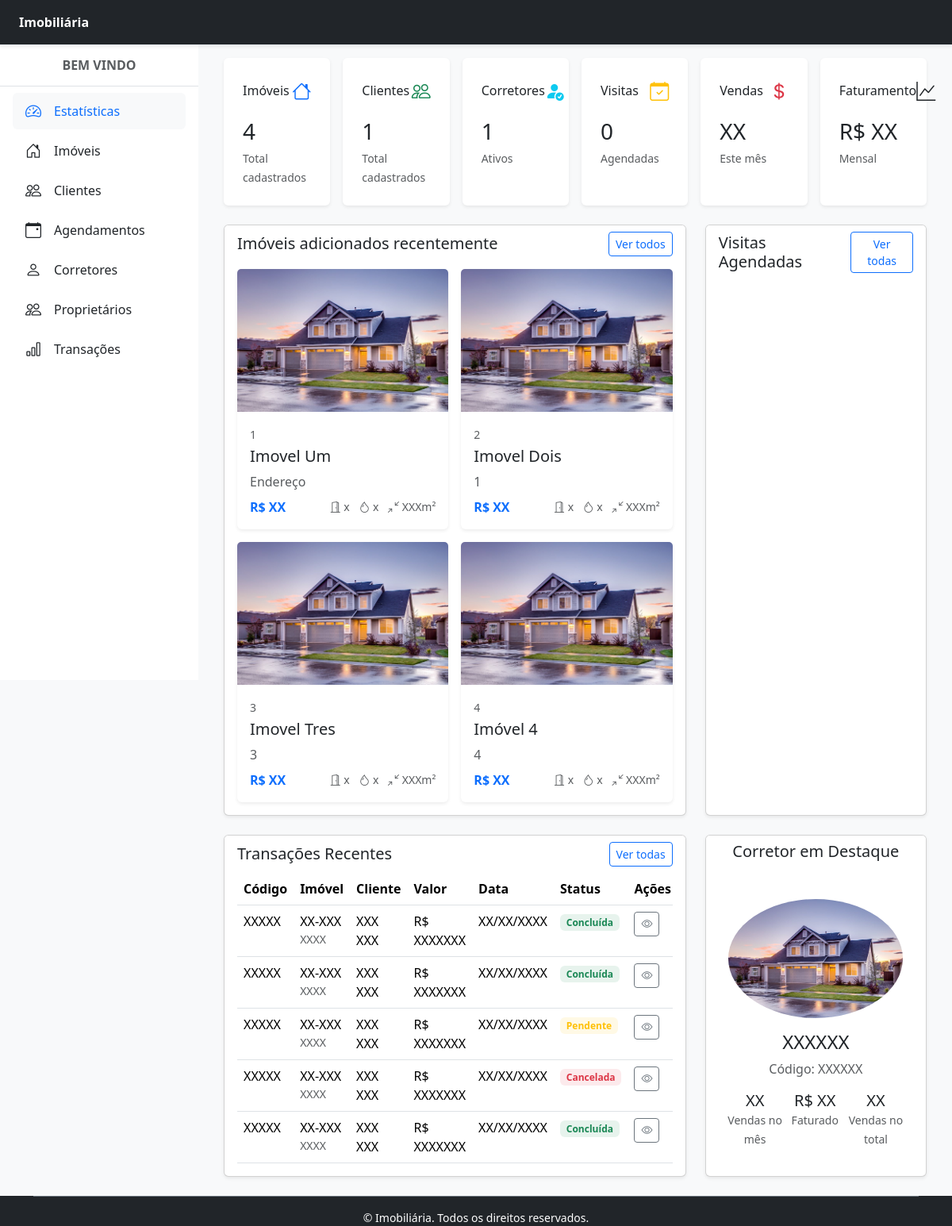
The app's page /, older data.
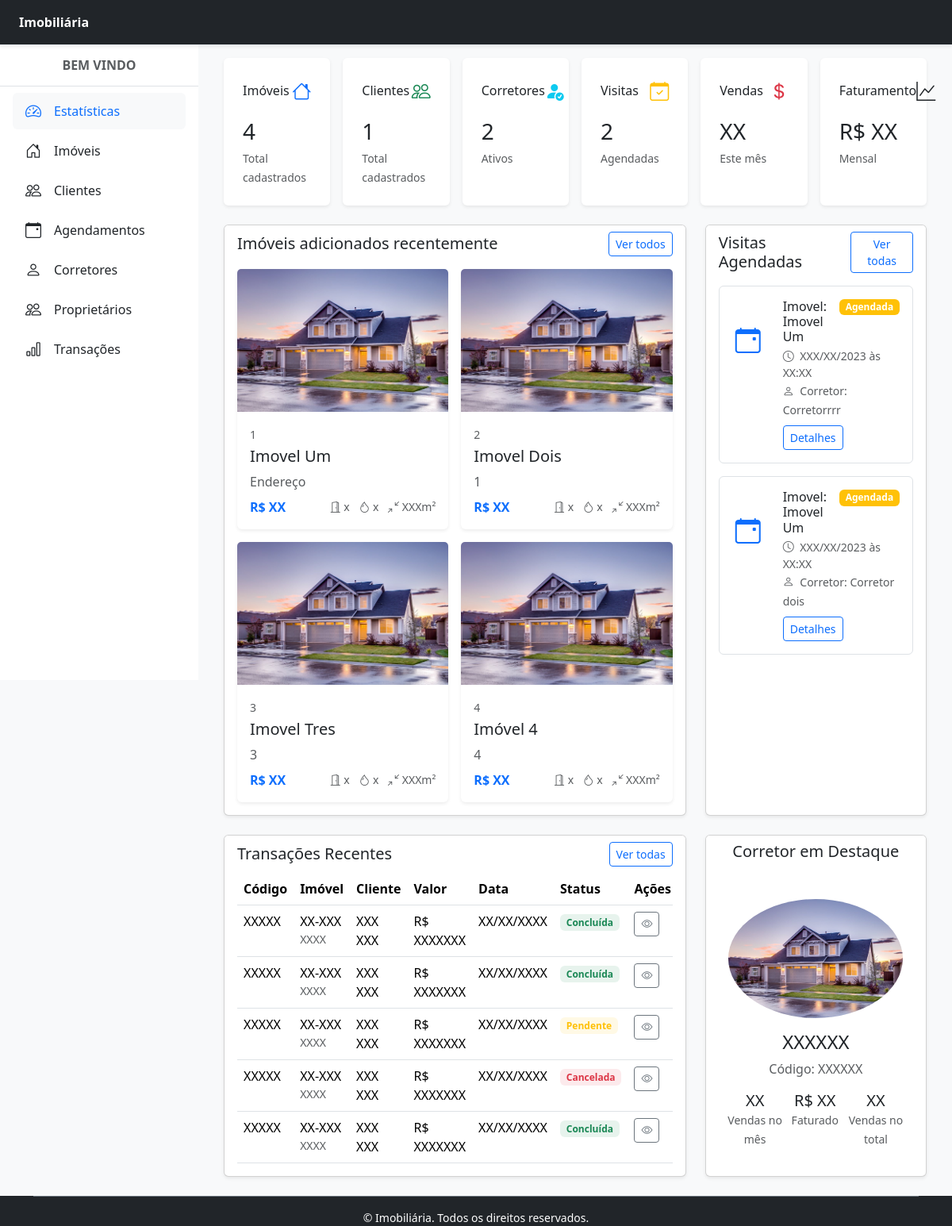
The same page, newer data.
### imovel/models.py (models this page shows, shortened)
class Imovel(models.Model):
    nome = models.CharField(max_length=100)
    codigoImovel = models.CharField('Código do Imóvel', max_length=10, unique=True, help_text='Código único do imóvel', default='Imovel')
    foto = StdImageField('Foto', upload_to='pessoas', delete_orphans=True, null=True, blank=True)
    endereco = models.CharField('Endereço', max_length=100, help_text='Endereço completo')
    proprietario = models.ManyToManyField(Proprietario, verbose_name='Proprietário', help_text='Selecione o proprietário do imóvel')
    disponivel_locacao = models.BooleanField('Disponível para Locação', default=True, help_text='Indica se o imóvel está disponível para locação')
    valorVenda = models.DecimalField('Valor de Venda', max_digits=10, decimal_places=2, null=True, blank=True, help_text='Valor do imóvel para venda')
    valorIPTU = models.DecimalField('Valor IPTU', max_digits=10, decimal_places=2, null=True, blank=True, help_text='Valor anual do IPTU')
    valorCondominio = models.DecimalField('Valor do Condomínio', max_digits=10, decimal_places=2, null=True, blank=True, help_text='Valor mensal do condomínio')
    areaTotal = models.DecimalField('Área Total (m²)', max_digits=10, decimal_places=2, null=True, blank=True, help_text='Área total do imóvel em metros quadrados')
    areaPrivativa = models.DecimalField('Área Privativa (m²)', max_digits=10, decimal_places=2, null=True, blank=True, help_text='Área privativa do imóvel em metros quadrados')
    areaUtil = models.DecimalField('Área Útil (m²)', max_digits=10, decimal_places=2, null=True, blank=True, help_text='Área útil do imóvel em metros quadrados')
    numQuartos = models.IntegerField('Número de Quartos', null=True, blank=True, help_text='Número de quartos no imóvel')
    numBanheiros = models.IntegerField('Número de Banheiros', null=True, blank=True, help_text='Número de banheiros no imóvel')
    vagasGaragem = models.IntegerField('Vagas de Garagem', null=True, blank=True, help_text='Número de vagas de garagem disponíveis')
    caracteristicas = models.TextField('Características', null=True, blank=True, help_text='Descrição das características do imóvel')
    comodidades = models.TextField('Comodidades', null=True, blank=True, help_text='Lista de comodidades oferecidas pelo imóvel')
    descricao = models.TextField('Descrição Completa', null=True, blank=True, help_text='Descrição detalhada do imóvel')
    tipoImovel = models.CharField('Tipo de Imóvel', max_length=20, choices=[('Casa', 'Casa'), ('Apartamento', 'Apartamento'), ('Terreno', 'Terreno'), ('Comercial', 'Comercial'), ('Outro', 'Outro'),], null=True, blank=True, help_text='Tipo do imóvel (casa, apartamento, etc.)')
    VALORIZACAO_PADRAO = Decimal('1.10')  # 10% de valorização padrão
    zona_valorizacao = models.BooleanField(
        default=False,
        help_text="Marque se o imóvel está em uma região de valorização especial (ex: bairro de luxo, próximo a universidades)."
    )
    class Meta:
        verbose_name = 'Imóvel'
        verbose_name_plural = 'Imóveis'
    def __str__(self):
        return self.nome

### visita/models.py (models this page shows)
class Visita(models.Model):
    corretor = models.ForeignKey('corretores.Corretor', on_delete=models.CASCADE, related_name='corretor', null=True)
    imovel = models.ForeignKey('imovel.Imovel', on_delete=models.CASCADE, related_name='imovel', null=True)
    cliente = models.ForeignKey('cliente.Cliente', on_delete=models.CASCADE, related_name='cliente', null=True)
    data = models.DateField('Data', help_text='Data da visita', null=True)
    codigoVisita = models.CharField('Código da Visita', max_length=10, unique=True, help_text='Código único da visita', default='Visita')
    class Meta:
        verbose_name = 'Cliente'
        verbose_name_plural = 'Clientes'

### corretores/models.py (models this page shows)
class Corretor(Pessoa):
    codigoCorretor = models.CharField('Código do Corretor', max_length=10, unique=True, help_text='Código único do corretor', default='CORRETOR')
    foto = StdImageField('Foto', upload_to='corretores', delete_orphans=True, blank=False, null=False)
    def __str__(self):
        return self.nome

### home/views.py (the view)
# urls.py: path('', IndexView.as_view(), name='index'),
class IndexView(TemplateView):
    template_name = 'index.html'
    def get_context_data(self, **kwargs):
        context = super().get_context_data(**kwargs)
        context['total_imoveis'] = Imovel.objects.count()
        context['imoveis_recentes'] = Imovel.objects.all()[:4]
        context['total_clientes'] = Cliente.objects.count()
        context['total_corretores'] = Corretor.objects.count()
        context['total_visitas'] = Visita.objects.count()
        context['visitas_recentes'] = Visita.objects.all()[:4]
        return context

### home/templates/index.html (shortened to what the changed rows need)
{% extends "principal.html" %}
{% block content %}
<div class="container-fluid px-4 pt-3 bg-light">
  <div class="row g-3 mb-4">
    <div class="col-12 col-sm-6 col-md-4 col-lg-4 col-xl-2">
      <div class="stat-card card border-0 shadow-sm p-2 h-100">
        <div class="card-body">
          <div class="d-flex justify-content-between align-items-center mb-3">
            <h6 class="card-title mb-0">Corretores</h6>
            <i class="bi bi-person-fill-check fs-4 text-info"></i>
          </div>
          <h3 class="card-text mb-1">{{ total_corretores }}</h3>
          <small class="text-muted">Ativos</small>
        </div>
      </div>
    </div>
    <div class="col-12 col-sm-6 col-md-4 col-lg-4 col-xl-2">
      <div class="stat-card card border-0 shadow-sm p-2 h-100">
        <div class="card-body">
          <div class="d-flex justify-content-between align-items-center mb-3">
            <h6 class="card-title mb-0">Visitas</h6>
            <i class="bi bi-calendar-check fs-4 text-warning"></i>
          </div>
          <h3 class="card-text mb-1">{{ total_visitas }}</h3>
          <small class="text-muted">Agendadas</small>
        </div>
      </div>
    </div>
  </div>
  <div class="row g-4 mb-4">
    <div class="col-12 col-lg-8">
      <div class="card shadow-sm h-100">
        <div class="card-body pt-2">
          <div class="row g-3">
            {% for imovel in imoveis_recentes %}
            <div class="col-12 col-md-6">
              <div class="property-card card h-100 border-0 shadow-sm">
                <div class="position-relative">
                  {% if imovel.foto %}
                  <img src="{{ imovel.foto.url }}" class="card-img-top" alt="Imóvel"
                    style="height: 180px; object-fit: cover;">
                  {% else %}
                  <img src="/static/img/casa1.jpeg" class="card-img-top" alt="Imóvel"
                    style="height: 180px; object-fit: cover;">
                  {% endif %}
                </div>
                <div class="card-body">
                  <small class="text-muted">{{imovel.codigoImovel}}</small>
                  <h5 class="card-title mt-1">{{imovel.nome}}</h5>
                  <p class="card-text text-muted mb-2">{{imovel.endereco}}</p>
                  <div class="d-flex justify-content-between align-items-center">
                    <span class="fw-bold text-primary">R$ XX</span>
                    <div class="text-muted small">
                      <i class="bi bi-door-open"></i> x
                      <i class="bi bi-droplet ms-2"></i> x
                      <i class="bi bi-arrows-angle-contract ms-2"></i> XXXm²
                    </div>
                  </div>
                </div>
              </div>
            </div>
          {% endfor %}
          </div>
        </div>
      </div>
    </div>
    <div class="col-12 col-lg-4">
      <div class="card shadow-sm h-100">
        <div class="card-body pt-2">
          {% for visita in visitas_recentes %}
          <div class="visit-item border p-3 mb-3 rounded">
            <div class="d-flex">
              <div class="mt-4 text-primary p-1 rounded me-4">
                <i class="bi bi-calendar-event fs-2"></i>
              </div>
              <div class="flex-grow-1">
                <div class="d-flex justify-content-between align-items-start">
                  <h6 class="mb-1">Imovel: {{visita.imovel}}</h6>
                  <span class="badge bg-warning bg-opacity-20 text-white">Agendada</span>
                </div>
                <small class="text-muted d-block">
                  <i class="bi bi-clock me-1"></i> XXX/XX/2023 às XX:XX
                </small>
                <small class="text-muted">
                  <i class="bi bi-person me-1"></i> Corretor: {{visita.corretor}}
                </small>
                <div class="mt-2">
                  <button class="btn btn-sm btn-outline-primary">Detalhes</button>
                </div>
              </div>
            </div>
          </div>
          {% endfor %}
        </div>
      </div>
    </div>
  </div>
  <div class="row g-4">
    <div class="col-12 col-lg-8">
      <div class="card shadow-sm">
        <div class="card-body pt-2">
          <div class="table-responsive">
            <table class="table table-hover mb-0">
              <thead class="table-white">
                <tr>
                  <th>Código</th>
                  <th>Imóvel</th>
                  <th>Cliente</th>
                  <th>Valor</th>
                  <th>Data</th>
                  <th>Status</th>
                  <th>Ações</th>
                </tr>
              </thead>
            </table>
          </div>
        </div>
      </div>
    </div>
  </div>
</div>
{% endblock %}

Row changes from the older to the newer data that the page shows:
added Visita: imovel "Imovel Um", corretor "Corretorrrr"
added Visita: imovel "Imovel Um", corretor "Corretor dois"
Text that changed along with them:
{{ total_corretores }}: "1" → "2"
{{ total_visitas }}: "0" → "2"
